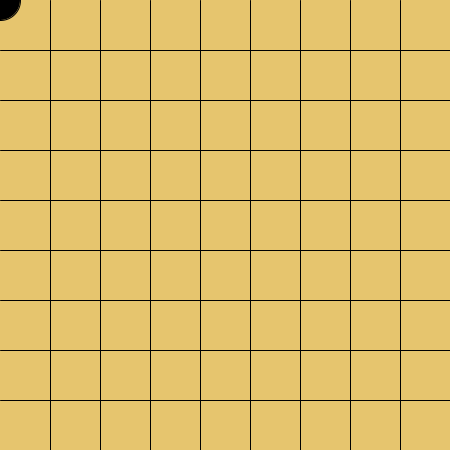
Frame 1 (no input)
Frame 60 (the mouse pressed at the canvas centre just before this capture): identical to frame 1, image omitted
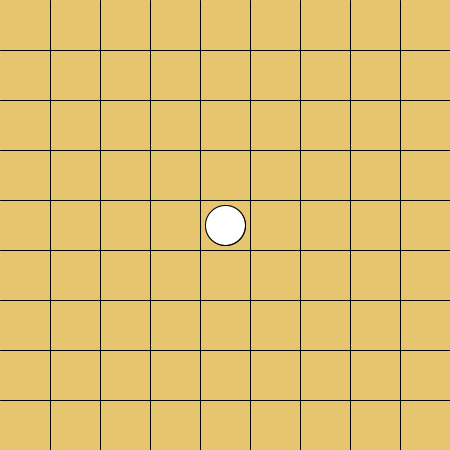
Frame 120 (the mouse held since frame 60 and released just before this capture)

The Processing sketch that drew these frames (run headless with seeded random() and noise(); from frame 60 on, the mouse is pressed at the canvas centre):

// Processing sketch: week16_6_Gobang_int__
// ── week16_6_Gobang_int__.pde
void setup(){
  size(450,450);
}
int []bx=new int[100];
int []by=new int[100];
int N=0;
void draw(){
  background(#E6C56E);
  for(int y=50; y<450; y+=50){
    line(0, y, 450, y);
  }
  for(int x=50; x<450; x+=50){
    line(x, 0, x, 450);
  }
  for(int i=0; i<N; i++){
    if(i%2==0) fill(0); //black
    else fill(255); //white
    ellipse( bx[i], by[i], 40, 40);
  }
  if(N%2==0) fill(0); //black
  else fill(255); //white
  ellipse( mouseX, mouseY, 40, 40);
}
void mousePressed(){
  bx[N]=mouseX; by[N]=mouseY;
  N++;
}
